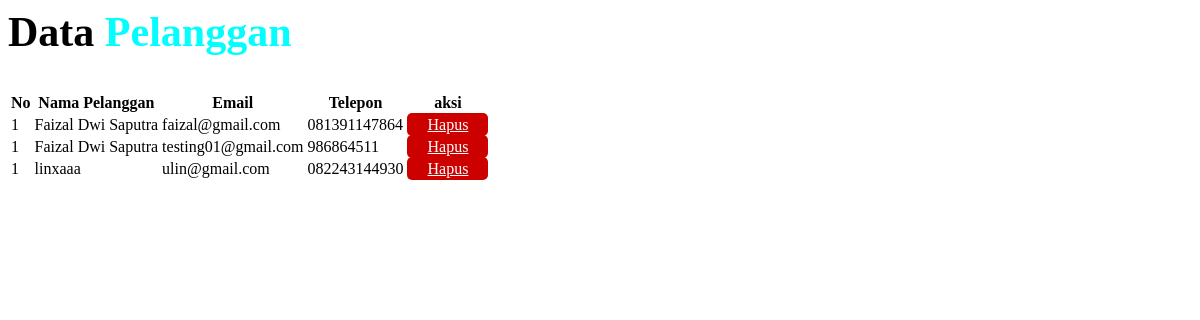
Page /administrator/pelanggan.php on the committed database.
### tables this page shows
CREATE TABLE `pelanggan` (
  `id_pelanggan` int(11) NOT NULL,
  `email_pelanggan` varchar(100) NOT NULL,
  `pw_pelanggan` varchar(50) NOT NULL,
  `nama_pelanggan` varchar(100) NOT NULL,
  `telepon_pelanggan` varchar(25) NOT NULL
);

### administrator/pelanggan.php (the view, shortened to what this page needs)
<div class="kontainer-1 p-3">
<h2 class="mb-4">Data <span>Pelanggan</span></h2>
<?php
include "koneksi.php";
$query = mysqli_query($connect, "SELECT * FROM pelanggan");
?>
<table class="table table-bordered">
    <thead>
        <tr>
            <th>No</th>
            <th>Nama Pelanggan</th>
            <th>Email</th>
            <th>Telepon</th>
            <th>aksi</th>
        </tr>
    </thead>
    <tbody>
        <?php
        while ($data = mysqli_fetch_array($query)){
        $nomor = 1;
        ?>
        <tr>
            <td><?php echo $nomor++?></td>
            <td><?php echo $data['nama_pelanggan'];?></td>
            <td><?php echo $data['email_pelanggan'];?></td>
            <td><?php echo $data['telepon_pelanggan'];?></td>
            <td><a href="hapus_pelanggan.php?id=<?php echo $data['id_pelanggan'];?>" class="hapus" onclick="return confirm('Yakin ingin menghapus ?');">Hapus</a>
            </td>
        </tr>
    </tbody>
    <?php } ?>
</table>
</div>

### administrator/pelanggan.php (style rules this page uses)
.hapus { background-color:#cd0000; color: #fff; padding: 3px 20px; border-radius: 5px; transition: 0.2s ease-in-out; }
h2 { font-size: 42px; font-weight: 600; }
h2 span { color: aqua; }

### rows in the picture
pelanggan: nama_pelanggan "Faizal Dwi Saputra", email_pelanggan "faizal@gmail.com", telepon_pelanggan "081391147864"
pelanggan: nama_pelanggan "Faizal Dwi Saputra", email_pelanggan "testing01@gmail.com", telepon_pelanggan "986864511"
pelanggan: nama_pelanggan "linxaaa", email_pelanggan "ulin@gmail.com", telepon_pelanggan "082243144930"
